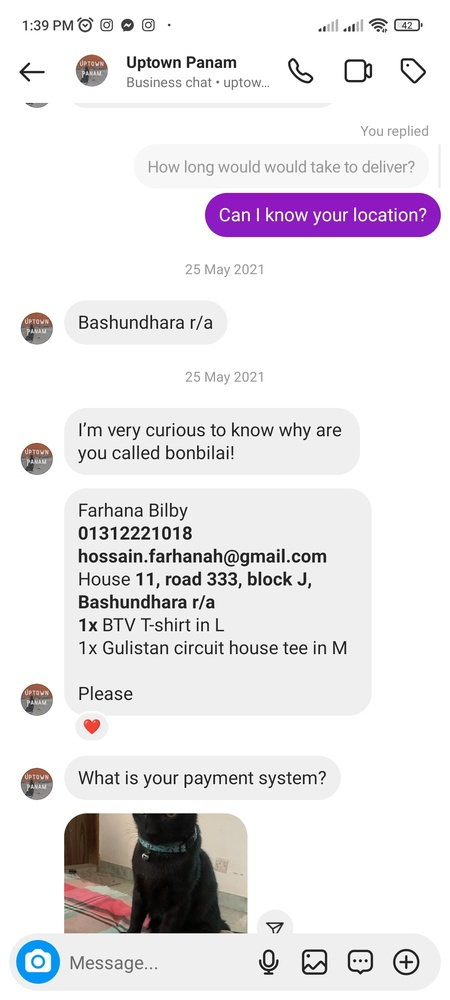
#> input picture ss5.jpg, 450 x 1000 px, shrunk from 1080 x 2400 before the run
$ python ss_processor.py ss5.jpg
#> lines starting #> are read from the running program, lines starting #| are printed output that depends on the picture
from PIL import Image, ImageEnhance
import pytesseract
import numpy as np
import sys

pytesseract.pytesseract.tesseract_cmd = 'C:\\Program Files\\Tesseract-OCR\\tesseract.exe'

def preprocess_image(filename):
#> called with filename = 'ss5.jpg'
    img = Image.open(filename)
#> img is the input picture: PIL image 450x1000 RGB; mean R, G, B 232.6, 229.7, 232.7
    enhancer = ImageEnhance.Color(img)
    img = enhancer.enhance(0)
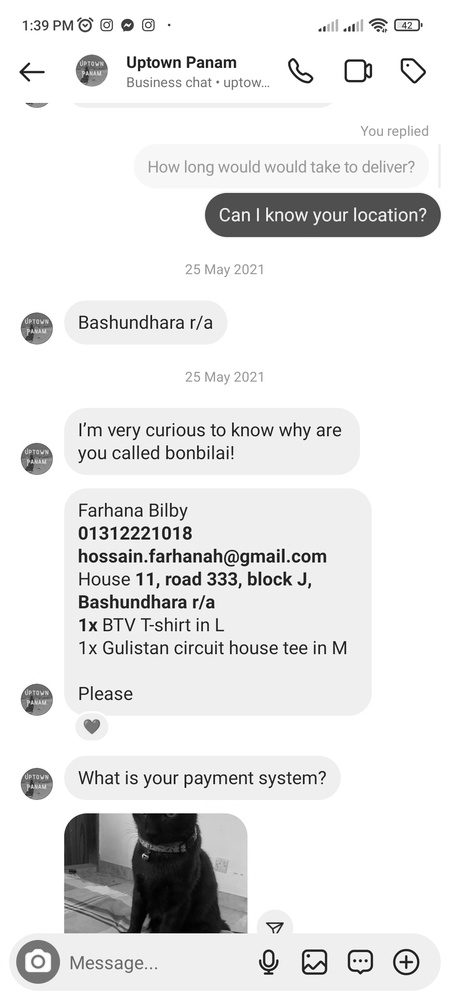
#> img: PIL image 450x1000 RGB; min 0, max 255, mean 230.9
    enhancer = ImageEnhance.Contrast(img)
    img = enhancer.enhance(2.0)
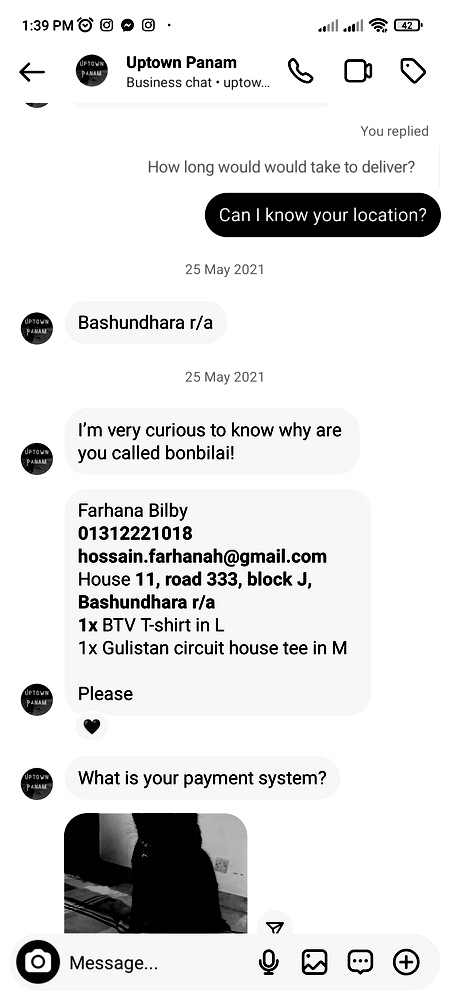
#> img: PIL image 450x1000 RGB; min 0, max 255, mean 225.6
    return np.array(img)

#command-line argument
if len(sys.argv) != 2:
    print("Usage: python ocr.py <filename>")
    sys.exit(1)
filename = sys.argv[1]


img = preprocess_image(filename)
# Perform OCR on the preprocessed image
#> (the run stopped early here; a loop or call above may not have finished)
